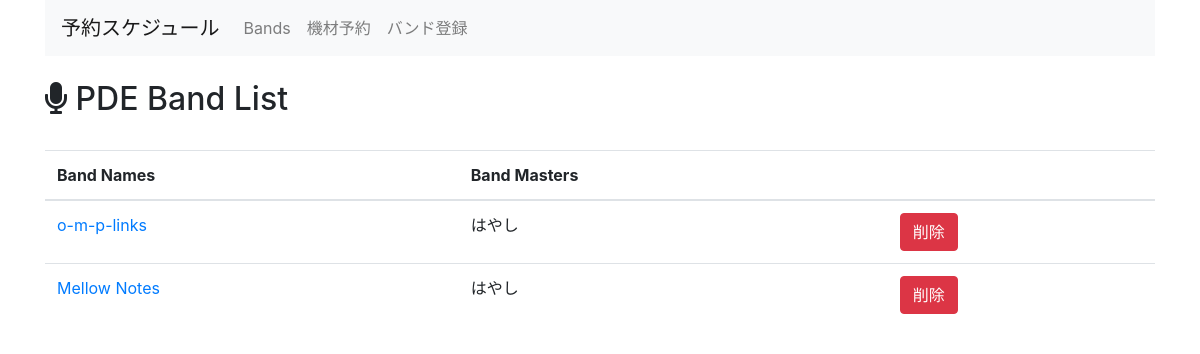
The page /equipment_management/show_band_list on the database as committed earlier.
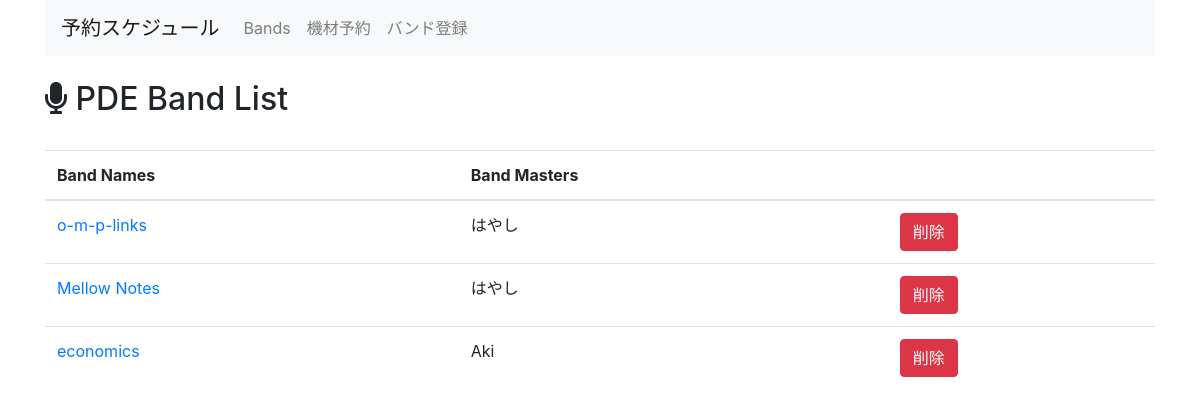
The same page on the database as committed later.
### equipment_management/models.py (models this page shows, shortened)
class Band(models.Model):
  band_name = models.CharField(max_length=255,
                               verbose_name="Band's Name",
                               unique=True,
                               )
  responsible_person_name = models.CharField(max_length=255,
                                             verbose_name="Band Master's Name")
  created_at = models.DateTimeField(auto_now_add=True)
  updated_at = models.DateTimeField(auto_now=True)

### equipment_management/views.py (the view)
# urls.py: path('show_band_list', views.show_band_list, name='show_band_list'),
def show_band_list(request):
  context ={
      'bands' : Band.objects.all(),
  }
  return render(request, 'equipment_management/band_list.html', context)

### equipment_management/templates/equipment_management/band_list.html
{% extends 'equipment_management/base.html' %}
{% block content %}
<br>
<h2><i class="fas fa-microphone"></i> PDE Band List</h2>
<br>
<table class="table">
  <thead>
    <tr>
      <th>Band Names</th>
      <th>Band Masters</th>
      <th></th>
    </tr>
  </thead>
  <tbody>
    {% for band in bands %}
    <tr>
      <td><a href="{% url 'equipment:schedule_by_band' band.pk %}">{{ band.band_name }}</a></td>
      <td>{{ band.responsible_person_name }}</td>
      <td>
        <a href="{% url 'equipment:delete_band' band.pk %}">
            <button type="button" class="btn btn-danger">削除</button>
        </a>
      </td>
    </tr>
  {% endfor %}
  </tbody>
</table>
{% endblock %}

Rows that differ between the two databases and show on the page:
added Band: band_name "economics", responsible_person_name "Aki"
